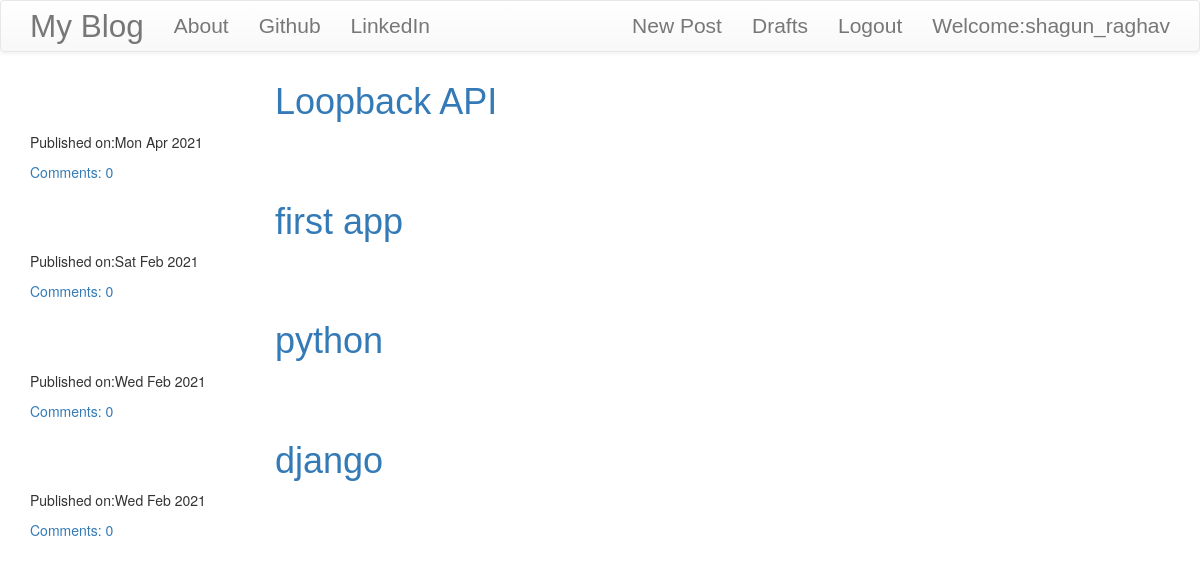
The app's page / (signed in) with its own data.
### blog/models.py (models this page shows, shortened)
class Post(models.Model):
	author=models.ForeignKey('auth.User',on_delete=models.CASCADE)
	title=models.CharField(max_length=200)
	text=models.TextField()
	created_date=models.DateTimeField(default=timezone.now)
	published_date=models.DateTimeField(blank=True,null=True)
	def approve_comments(self):
		return self.comments.filter(approve_comment=True)

### blog/views.py (the view)
# urls.py: path('',views.PostListView.as_view(),name='post_list'),
class PostListView(ListView):
	model=Post
	def get_queryset(self):
		return Post.objects.filter(published_date__lte=timezone.now()).order_by('-published_date')

### blog/templates/blog/post_list.html
{% extends 'blog/base.html' %}
{% block content%}
<div class="centerstage">
	{% for post in post_list %}
	<div class="post">
		<h1><a href="{% url 'post_detail' pk=post.pk %}">{{post.title}}</a></h1>
		<div class="date">
			<p>Published on:{{post.published_date|date:"D M Y"}}<p>
		</div>
		<a href="{% url 'post_detail' pk=post.pk %}">Comments: {{ post.approve_comments.count}}</a>
	</div>
{% endfor %}
</div>
{% endblock %}

### blog/templates/blog/base.html (shortened to what this page needs)
<!DOCTYPE html>
{% load static %}
<html>
<head>
<link rel="stylesheet" href="https://maxcdn.bootstrapcdn.com/bootstrap/3.3.7/css/bootstrap.min.css">
<link rel="stylesheet" href="https://maxcdn.bootstrapcdn.com/bootstrap/3.3.7/css/bootstrap-theme.min.css">
<link rel="stylesheet" href="//cdn.jsdelivr.net/npm/medium-editor@latest/dist/css/medium-editor.min.css" type="text/css" media="screen" charset="utf-8">
<link rel="stylesheet" type="text/css" href="{% static 'css/blog.css'%}">
</head>
<body class="loader">
<nav class="navbar navbar-default techfont custom-navbar">
	<div class="container">
		<ul class="nav navbar-nav">
		<li><a href="{% url 'post_list'%}" class="navbar-brand bigbrand">My Blog</a></li>
		<li><a href="{% url 'about'%}">About</a></li>
		<li><a href="https://github.com/">Github</a></li>
		<li><a href="https://in.linkedin.com/">LinkedIn</a></li>
	</ul>
	<ul class="nav navbar-nav navbar-right">
		{% if user.is_authenticated %}
			<li>
				<a href="{% url 'post_new' %}">New Post</a>
			</li>
			<li>
				<a href="{% url 'post_draft_list' %}">Drafts</a>
			</li>
			<li>
				<a href="{% url 'logout' %}">Logout</a>
			</li>
			<li>
				<a >Welcome:{{user.username}}</a>
			</li>
			{% else %}
			<li><a href="{% url 'login'%}" class="nav navbar-right">
				<spna class='glyphicon glyphicon-user'>	</a></li>
		{% endif %}
	</ul>
	</div>
		</nav>
<div class='content container'>
	<div class="row">
		<div class="col-md-8">
			<div class="blog_posts">
				{% block content%}
				{% endblock %}
			</div>
		</div>
	</div>
</div>
</body>
</html>

### blog/static/css/blog.css (style rules this page uses)
h1 { font-family: Oak,sans-serif; color: rgba(0,0,0,0.7); position:relative; top:calc(50% - 80px); left:calc(50% - 130px); }
.centerstage { margin-left: auto; margin-right: auto; }
.techfont { font-family: 'Russo One',sans-serif; font-size: 1.5em; margin-bottom: 10px; }
.bigbrand { font-size: 1.5em; }
.loader { filter:hue-rotate(0deg); color:linear-gradient(45deg,#0f8,#08f); animation:hue 10000ms infinite linear; }

### records on screen
Post: title "Loopback API", published_date "Mon Apr 2021", approve_comments.count "0"
Post: title "first app", published_date "Sat Feb 2021", approve_comments.count "0"
Post: title "python", published_date "Wed Feb 2021", approve_comments.count "0"
Post: title "django", published_date "Wed Feb 2021", approve_comments.count "0"

### other values on screen
{{ user.username }} "shagun_raghav"
